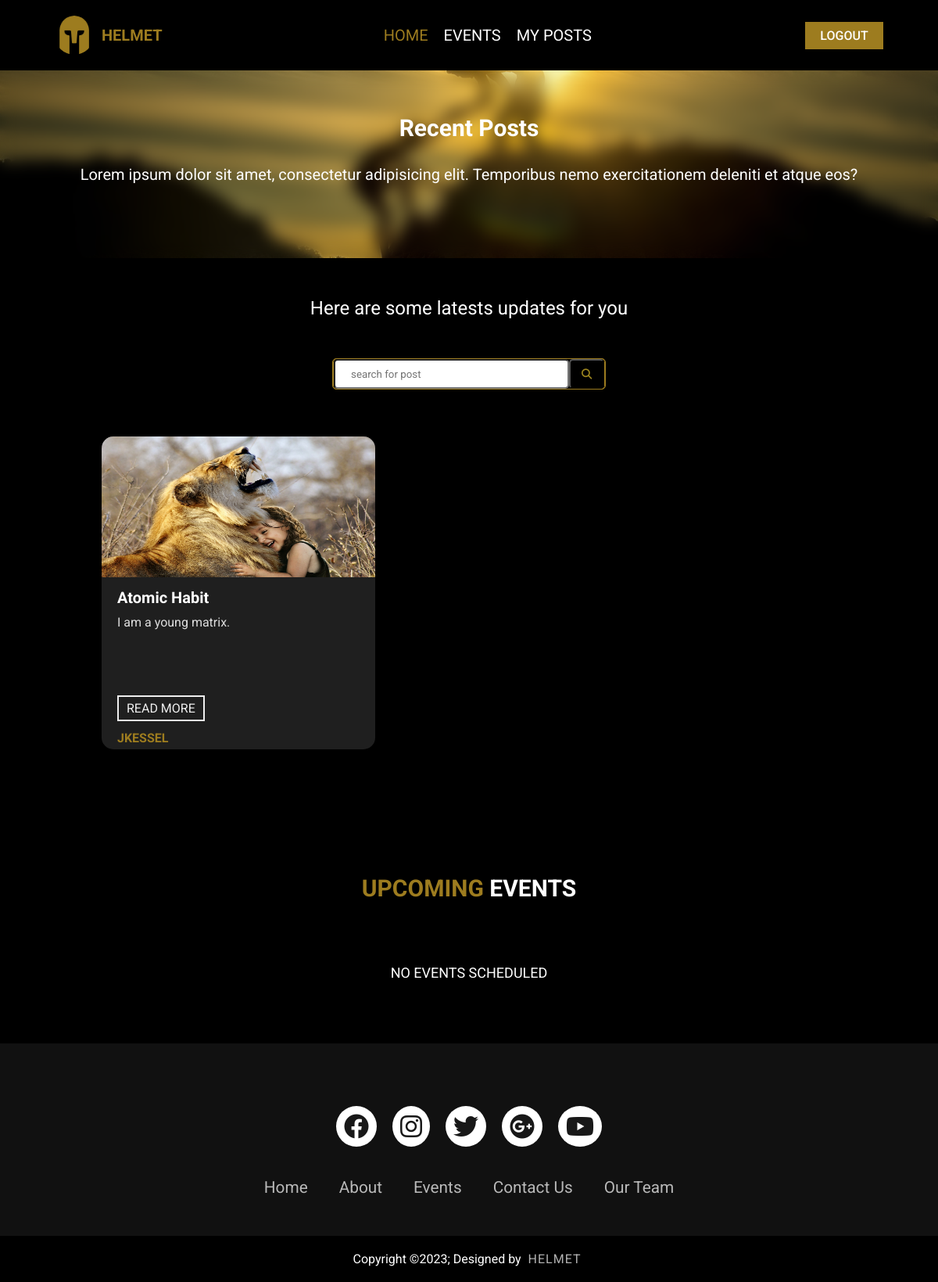
The app's page /author/kasare with its own data.
### tables this page shows
CREATE TABLE REPORT(
    id INTEGER PRIMARY KEY AUTOINCREMENT,
    Title TEXT,
    Loc TEXT NOT NULL,
    Des TEXT NOT NULL,
    Img TEXT,
    Vid TEXT,
    Author TEXT NOT NULL
);

### app.py (the view)
@app.route('/author/<username>', methods=['GET', 'POST'])
def author_home(username):
    global user
    user = username
    current_datetime = datetime.now().strftime("%Y-%m-%d %H:%M:%S")
    events = allEvents(current_datetime)
    reports = []
    all_reports = get_all_reports()
    if request.method == 'POST':
        phrase = request.form.get('q')
        if phrase != '':
            all_reports = searchPosts(phrase)
            events = searchEvents(phrase, current_datetime)
    if all_reports:
        for report in all_reports:
            reports.append(list(report))
    """author_rep = []
    author_reports = get_author_reports(username)
    for report in author_reports:
        author_rep.append(list(report))"""
    author = find_author(username)
    if author:
        author = author[0]
        return render_template('user.html', author=author, reports=reports, events=events)#, author_reports = author_rep)
    else:
        message = 'ID does not exist'
        return redirect(request.url)

### app.py (called while the page is built)
@app.teardown_appcontext
def close_connection(exception):
    db = getattr(g, '_database', None)
    if db is not None:
        db.close()

### helper.py (called while the page is built)
def get_db():
    db = getattr(g, '_database', None)
    if db is None:
        db = g._database = sqlite3.connect(DATABASE_FILE)
        db.row_factory = sqlite3.Row
    return db

def db_query(query, args=(), one=False):
    cur = get_db().execute(query, args)
    rv = cur.fetchall()
    cur.close()
    return (rv[0] if rv else None) if one else rv

### queries.py (called while the page is built)
def find_author(username):
    query = 'SELECT * FROM AUTHORS WHERE Username=?;'
    return db_query(query, [username])

def get_all_reports():
    query = f"""SELECT * FROM REPORT;"""
    result = db_query(query)
    return result

def allEvents(date):
    query = """SELECT * FROM EVENTS WHERE Datetime >= ?"""
    result = db_query(query, [date])
    return result

### templates/user.html (shortened to what this page needs)
<!DOCTYPE html>
<html lang="en">
<head>
    <link rel="stylesheet" href="https://cdnjs.cloudflare.com/ajax/libs/font-awesome/6.2.1/css/all.min.css" />
    <link rel="stylesheet" href="https://cdnjs.cloudflare.com/ajax/libs/font-awesome/5.15.4/css/all.min.css">
    <link rel="stylesheet" href="https://cdnjs.cloudflare.com/ajax/libs/font-awesome/6.4.0/css/all.min.css">
    <link rel="stylesheet" href="/static/css/user.css">
</head>
<body>
    <div class="navbar">
        <div class="logo">
            <img src="/static/images/helmet.png" style="width: 50px; height: 50px; border-radius: 50%;" alt="">
            <h1>HELMET</h1>
        </div>
        <div class="nav-menu">
            <a href="#home" class="active">HOME</a>
            <a href="#events">EVENTS</a>
            <a href="/{{author[2]}}/report">MY POSTS</a>
        </div>
        <div class="logout">
            <a href="/">LOGOUT</a>
        </div>
    </div>
    <div id="home">
        <div class="inner">
            <h1>Recent Posts</h1>
            <p>Lorem ipsum dolor sit amet, consectetur adipisicing elit. Temporibus nemo exercitationem deleniti et atque eos?</p>
        </div>
    </div>
    <div id="posts">
        <h2 style="color: #fff;">Here are some latests updates for you</h2>
        <div class="search-bar">
            <form action="{{ url_for("author_home", username=author[2]) }}" method="post" class="search-bar">
                <input type="text" placeholder="search for post" name="q" id="q">
                <button type="submit" id="searchbtn"><i class="fa-solid fa-magnifying-glass" style="color: #9d861f;"></i></button>
            </form>
        </div>
        <div class="inner">
            {% if not reports %}
                <h4 class="no_result">No result found</h4>
            {% else %}
                {% for report in reports %}
                    <div class="post">
                        {% if report[4] == '' %}
                            <img src="/static/images/sun1.jpg" alt="">
                        {% else %}
                            <img src="/static/images/{{report[4]}}" alt="">
                        {% endif %}
                        <h3>{{report[1]}}</h3>
                        <p>{{report[3]}}</p>
                        <h4><span><a href="#">read more</a></span><br>{{report[6]}}</h4>
                    </div>
                {% endfor %}
            {% endif %}
        </div>
    </div>
    <div id="events">
        <div class="events-inner">
            <h2><span>UPCOMING</span> EVENTS</h2>
            <div class="events">
                {% if events %}
                <ul>
                    {% for event in events %}
                    <li>
                        <div class="time">
                            <h2>{{event[8][:2]}}<br><span>{{event[7]}}</span></h2>
                        </div>
                        <div class="details">
                            <h3>{{event[1]}}</h3>
                            <p>{{event[3]}}</p>
                            <a href="">View Details</a>
                        </div>
                        <div style="clear: both;"></div>
                    </li>
                    {% endfor %}
                </ul>
                {% else %}
                <p id="no-event" style="color:#fff;">No Events Scheduled</p>
                {% endif %}
            </div>
        </div>
    </div>
    <section id="footer">
        <footer>
            <div class="footerContainer">
                <div class="socialIcons">
                    <a href="#"><i class="fa-brands fa-facebook"></i></a>
                    <a href="#"><i class="fa-brands fa-instagram"></i></a>
                    <a href="#"><i class="fa-brands fa-twitter"></i></a>
                    <a href="#"><i class="fa-brands fa-google-plus"></i></a>
                    <a href="#"><i class="fa-brands fa-youtube"></i></a>
                </div>
                <div class="footerNav">
                    <ul>
                        <li><a href="#home">Home</a></li>
                        <li><a href="#about">About</a></li>
                        <li><a href="#events">Events</a></li>
                        <li><a href="#contact">Contact Us</a></li>
                        <li><a href="#team">Our Team</a></li>
                    </ul>
                </div>
            </div>
            <div class="footerBottom">
                <p>Copyright &copy;2023; Designed by <span class="designer">Helmet</span></p>
            </div>
        </footer>
    </section>
</body>
</html>

### records on screen
REPORT: Img (picture), Title "Atomic Habit", Des "I am a young matrix.", Author "JKESSEL"
